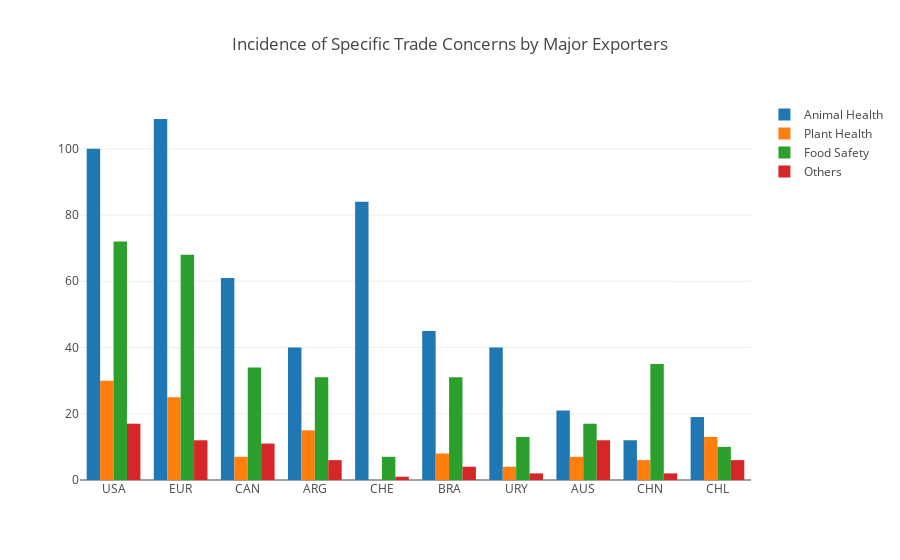

The notebook cell saved with this chart:
### Markdown cell above
The major concerned agricultural exports are meat, fruits, vegetables, dairy, cereals and prep products.

### Code cell
# tabulate times raised by year and language
stc_kid_pvt2 = df_stc_kid.pivot_table(index= ['isoexp'], 
                       columns= ['wto_subject'], 
                       values= 'stc',
                       aggfunc='count',
                       fill_value=0)
stc_kid_pvt2.columns.name = None
stc_kid_pvt2 = stc_kid_pvt2.reset_index() 
stc_kid_pvt2['total'] = stc_kid_pvt2.sum(axis=1)
stc_kid_pvt2.sort_values(by=['total'], ascending=False, inplace=True)
stc_kid_pvt2 = stc_kid_pvt2.head(10)

# iplot 
stc_kid_pvt_ah = go.Bar(
        x=stc_kid_pvt2['isoexp'],
        y=stc_kid_pvt2['AH'],
        name = 'Animal Health')

stc_kid_pvt_ph = go.Bar(
        x=stc_kid_pvt2['isoexp'],
        y=stc_kid_pvt2['PH'],
        name = 'Plant Health')

stc_kid_pvt_fs = go.Bar(
        x=stc_kid_pvt2['isoexp'],
        y=stc_kid_pvt2['FS'],
        name = 'Food Safety')

stc_kid_pvt_oth = go.Bar(
        x=stc_kid_pvt2['isoexp'],
        y=stc_kid_pvt2['OTH'],
        name = 'Others')

data = [stc_kid_pvt_ah, stc_kid_pvt_ph, stc_kid_pvt_fs, stc_kid_pvt_oth]

layout = go.Layout(
    barmode='group',
    title='Incidence of Specific Trade Concerns by Major Exporters')

fig = go.Figure(data=data,layout=layout)
iplot(fig,filename='stc_kid_pvt_isoexp')

### Figure 1 — Plotly figure (JSON) as saved in the notebook; plotly's stock layout.template omitted (floating-point values rounded to 4 significant figures)
{"data": [{"name": "Animal Health", "type": "bar", "uid": "a47b9edb-dcdd-40f5-99ff-c903a3c0e67e", "x": ["USA", "EUR", "CAN", "ARG", "CHE", "BRA", "URY", "AUS", "CHN", "CHL"], "y": [100, 109, 61, 40, 84, 45, 40, 21, 12, 19]}, {"name": "Plant Health", "type": "bar", "uid": "13fc95a5-8d37-4fd4-a2d8-eb4dc78b5a65", "x": ["USA", "EUR", "CAN", "ARG", "CHE", "BRA", "URY", "AUS", "CHN", "CHL"], "y": [30, 25, 7, 15, 0, 8, 4, 7, 6, 13]}, {"name": "Food Safety", "type": "bar", "uid": "fb92687f-417f-4a00-8570-987b9f085e6d", "x": ["USA", "EUR", "CAN", "ARG", "CHE", "BRA", "URY", "AUS", "CHN", "CHL"], "y": [72, 68, 34, 31, 7, 31, 13, 17, 35, 10]}, {"name": "Others", "type": "bar", "uid": "a97c11d5-5f66-420c-aa33-2786ed77af44", "x": ["USA", "EUR", "CAN", "ARG", "CHE", "BRA", "URY", "AUS", "CHN", "CHL"], "y": [17, 12, 11, 6, 1, 4, 2, 12, 2, 6]}], "layout": {"autosize": true, "barmode": "group", "title": {"text": "Incidence of Specific Trade Concerns by Major Exporters"}, "xaxis": {"autorange": true, "range": [-0.5, 9.5], "type": "category"}, "yaxis": {"autorange": true, "range": [0, 114.7], "type": "linear"}}}
